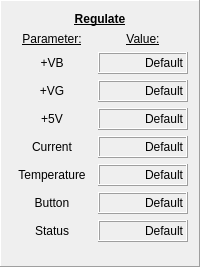
      <widget class="QFrame" name="frame_5">
       <property name="frameShape">
        <enum>QFrame::Panel</enum>
       </property>
       <property name="frameShadow">
        <enum>QFrame::Raised</enum>
       </property>
       <layout class="QVBoxLayout" name="verticalLayout_3">
        <item>
         <widget class="QLabel" name="label_25">
          <property name="text">
           <string>&lt;html&gt;&lt;head/&gt;&lt;body&gt;&lt;p align=&quot;center&quot;&gt;&lt;span style=&quot; font-weight:600; text-decoration: underline;&quot;&gt;Regulate&lt;/span&gt;&lt;/p&gt;&lt;/body&gt;&lt;/html&gt;</string>
          </property>
         </widget>
        </item>
        <item>
         <layout class="QGridLayout" name="gridLayout_3" rowstretch="3,0,0,0,0,0,0,0">
          <item row="6" column="0">
           <widget class="QLabel" name="label_37">
            <property name="sizePolicy">
             <sizepolicy hsizetype="Preferred" vsizetype="Preferred">
              <horstretch>0</horstretch>
              <verstretch>0</verstretch>
             </sizepolicy>
            </property>
            <property name="minimumSize">
             <size>
              <width>80</width>
              <height>0</height>
             </size>
            </property>
            <property name="maximumSize">
             <size>
              <width>80</width>
              <height>16777215</height>
             </size>
            </property>
            <property name="layoutDirection">
             <enum>Qt::LeftToRight</enum>
            </property>
            <property name="text">
             <string>&lt;html&gt;&lt;head/&gt;&lt;body&gt;&lt;p&gt;Button&lt;/p&gt;&lt;/body&gt;&lt;/html&gt;</string>
            </property>
            <property name="alignment">
             <set>Qt::AlignCenter</set>
            </property>
           </widget>
          </item>
          <item row="3" column="1">
           <widget class="QLabel" name="disp_5v">
            <property name="sizePolicy">
             <sizepolicy hsizetype="Preferred" vsizetype="Preferred">
              <horstretch>0</horstretch>
              <verstretch>0</verstretch>
             </sizepolicy>
            </property>
            <property name="minimumSize">
             <size>
              <width>50</width>
              <height>22</height>
             </size>
            </property>
            <property name="maximumSize">
             <size>
              <width>200</width>
              <height>16777215</height>
             </size>
            </property>
            <property name="baseSize">
             <size>
              <width>50</width>
              <height>0</height>
             </size>
            </property>
            <property name="autoFillBackground">
             <bool>false</bool>
            </property>
            <property name="frameShape">
             <enum>QFrame::Box</enum>
            </property>
            <property name="frameShadow">
             <enum>QFrame::Raised</enum>
            </property>
            <property name="lineWidth">
             <number>1</number>
            </property>
            <property name="text">
             <string>Default</string>
            </property>
            <property name="alignment">
             <set>Qt::AlignRight|Qt::AlignTrailing|Qt::AlignVCenter</set>
            </property>
           </widget>
          </item>
          <item row="5" column="0">
           <widget class="QLabel" name="label_35">
            <property name="sizePolicy">
             <sizepolicy hsizetype="Preferred" vsizetype="Preferred">
              <horstretch>0</horstretch>
              <verstretch>0</verstretch>
             </sizepolicy>
            </property>
            <property name="minimumSize">
             <size>
              <width>80</width>
              <height>0</height>
             </size>
            </property>
            <property name="maximumSize">
             <size>
              <width>80</width>
              <height>16777215</height>
             </size>
            </property>
            <property name="layoutDirection">
             <enum>Qt::LeftToRight</enum>
            </property>
            <property name="text">
             <string>&lt;html&gt;&lt;head/&gt;&lt;body&gt;&lt;p&gt;Temperature&lt;/p&gt;&lt;/body&gt;&lt;/html&gt;</string>
            </property>
            <property name="alignment">
             <set>Qt::AlignCenter</set>
            </property>
           </widget>
          </item>
          <item row="1" column="1">
           <widget class="QLabel" name="disp_vb">
            <property name="sizePolicy">
             <sizepolicy hsizetype="Preferred" vsizetype="Preferred">
              <horstretch>0</horstretch>
              <verstretch>0</verstretch>
             </sizepolicy>
            </property>
            <property name="minimumSize">
             <size>
              <width>50</width>
              <height>22</height>
             </size>
            </property>
            <property name="maximumSize">
             <size>
              <width>200</width>
              <height>16777215</height>
             </size>
            </property>
            <property name="baseSize">
             <size>
              <width>50</width>
              <height>0</height>
             </size>
            </property>
            <property name="autoFillBackground">
             <bool>false</bool>
            </property>
            <property name="frameShape">
             <enum>QFrame::Box</enum>
            </property>
            <property name="frameShadow">
             <enum>QFrame::Raised</enum>
            </property>
            <property name="lineWidth">
             <number>1</number>
            </property>
            <property name="text">
             <string>Default</string>
            </property>
            <property name="alignment">
             <set>Qt::AlignRight|Qt::AlignTrailing|Qt::AlignVCenter</set>
            </property>
           </widget>
          </item>
          <item row="4" column="0">
           <widget class="QLabel" name="label_30">
            <property name="sizePolicy">
             <sizepolicy hsizetype="Preferred" vsizetype="Preferred">
              <horstretch>0</horstretch>
              <verstretch>0</verstretch>
             </sizepolicy>
            </property>
            <property name="minimumSize">
             <size>
              <width>80</width>
              <height>0</height>
             </size>
            </property>
            <property name="maximumSize">
             <size>
              <width>80</width>
              <height>16777215</height>
             </size>
            </property>
            <property name="layoutDirection">
             <enum>Qt::LeftToRight</enum>
            </property>
            <property name="text">
             <string>&lt;html&gt;&lt;head/&gt;&lt;body&gt;&lt;p&gt;Current&lt;/p&gt;&lt;/body&gt;&lt;/html&gt;</string>
            </property>
            <property name="alignment">
             <set>Qt::AlignCenter</set>
            </property>
           </widget>
          </item>
          <item row="3" column="0">
           <widget class="QLabel" name="label_26">
            <property name="sizePolicy">
             <sizepolicy hsizetype="Preferred" vsizetype="Preferred">
              <horstretch>0</horstretch>
              <verstretch>0</verstretch>
             </sizepolicy>
            </property>
            <property name="minimumSize">
             <size>
              <width>80</width>
              <height>0</height>
             </size>
            </property>
            <property name="layoutDirection">
             <enum>Qt::LeftToRight</enum>
            </property>
            <property name="text">
             <string>&lt;html&gt;&lt;head/&gt;&lt;body&gt;&lt;p&gt;+5V&lt;/p&gt;&lt;/body&gt;&lt;/html&gt;</string>
            </property>
            <property name="alignment">
             <set>Qt::AlignCenter</set>
            </property>
           </widget>
          </item>
          <item row="1" column="0">
           <widget class="QLabel" name="label_34">
            <property name="sizePolicy">
             <sizepolicy hsizetype="Preferred" vsizetype="Preferred">
              <horstretch>0</horstretch>
              <verstretch>0</verstretch>
             </sizepolicy>
            </property>
            <property name="minimumSize">
             <size>
              <width>80</width>
              <height>0</height>
             </size>
            </property>
            <property name="maximumSize">
             <size>
              <width>80</width>
              <height>16777215</height>
             </size>
            </property>
            <property name="layoutDirection">
             <enum>Qt::LeftToRight</enum>
            </property>
            <property name="text">
             <string>&lt;html&gt;&lt;head/&gt;&lt;body&gt;&lt;p&gt;+VB&lt;/p&gt;&lt;/body&gt;&lt;/html&gt;</string>
            </property>
            <property name="alignment">
             <set>Qt::AlignCenter</set>
            </property>
           </widget>
          </item>
          <item row="7" column="1">
           <widget class="QLabel" name="disp_re_stat">
            <property name="sizePolicy">
             <sizepolicy hsizetype="Preferred" vsizetype="Preferred">
              <horstretch>0</horstretch>
              <verstretch>0</verstretch>
             </sizepolicy>
            </property>
            <property name="minimumSize">
             <size>
              <width>50</width>
              <height>22</height>
             </size>
            </property>
            <property name="maximumSize">
             <size>
              <width>200</width>
              <height>16777215</height>
             </size>
            </property>
            <property name="baseSize">
             <size>
              <width>50</width>
              <height>0</height>
             </size>
            </property>
            <property name="autoFillBackground">
             <bool>false</bool>
            </property>
            <property name="frameShape">
             <enum>QFrame::Box</enum>
            </property>
            <property name="frameShadow">
             <enum>QFrame::Raised</enum>
            </property>
            <property name="lineWidth">
             <number>1</number>
            </property>
            <property name="text">
             <string>Default</string>
            </property>
            <property name="alignment">
             <set>Qt::AlignRight|Qt::AlignTrailing|Qt::AlignVCenter</set>
            </property>
           </widget>
          </item>
          <item row="7" column="0">
           <widget class="QLabel" name="label_36">
            <property name="sizePolicy">
             <sizepolicy hsizetype="Preferred" vsizetype="Preferred">
              <horstretch>0</horstretch>
              <verstretch>0</verstretch>
             </sizepolicy>
            </property>
            <property name="minimumSize">
             <size>
              <width>80</width>
              <height>0</height>
             </size>
            </property>
            <property name="layoutDirection">
             <enum>Qt::LeftToRight</enum>
            </property>
            <property name="text">
             <string>Status</string>
            </property>
            <property name="alignment">
             <set>Qt::AlignCenter</set>
            </property>
           </widget>
          </item>
          <item row="6" column="1">
           <widget class="QLabel" name="disp_button">
            <property name="sizePolicy">
             <sizepolicy hsizetype="Preferred" vsizetype="Preferred">
              <horstretch>0</horstretch>
              <verstretch>0</verstretch>
             </sizepolicy>
            </property>
            <property name="minimumSize">
             <size>
              <width>60</width>
              <height>22</height>
             </size>
            </property>
            <property name="maximumSize">
             <size>
              <width>200</width>
              <height>16777215</height>
             </size>
            </property>
            <property name="baseSize">
             <size>
              <width>50</width>
              <height>0</height>
             </size>
            </property>
            <property name="autoFillBackground">
             <bool>false</bool>
            </property>
            <property name="frameShape">
             <enum>QFrame::Box</enum>
            </property>
            <property name="frameShadow">
             <enum>QFrame::Raised</enum>
            </property>
            <property name="lineWidth">
             <number>1</number>
            </property>
            <property name="text">
             <string>Default</string>
            </property>
            <property name="alignment">
             <set>Qt::AlignRight|Qt::AlignTrailing|Qt::AlignVCenter</set>
            </property>
           </widget>
          </item>
          <item row="5" column="1">
           <widget class="QLabel" name="disp_temp">
            <property name="sizePolicy">
             <sizepolicy hsizetype="Preferred" vsizetype="Preferred">
              <horstretch>0</horstretch>
              <verstretch>0</verstretch>
             </sizepolicy>
            </property>
            <property name="minimumSize">
             <size>
              <width>50</width>
              <height>22</height>
             </size>
            </property>
            <property name="maximumSize">
             <size>
              <width>200</width>
              <height>16777215</height>
             </size>
            </property>
            <property name="baseSize">
             <size>
              <width>50</width>
              <height>0</height>
             </size>
            </property>
            <property name="autoFillBackground">
             <bool>false</bool>
            </property>
            <property name="frameShape">
             <enum>QFrame::Box</enum>
            </property>
            <property name="frameShadow">
             <enum>QFrame::Raised</enum>
            </property>
            <property name="lineWidth">
             <number>1</number>
            </property>
            <property name="text">
             <string>Default</string>
            </property>
            <property name="alignment">
             <set>Qt::AlignRight|Qt::AlignTrailing|Qt::AlignVCenter</set>
            </property>
           </widget>
          </item>
          <item row="4" column="1">
           <widget class="QLabel" name="disp_current_batt">
            <property name="sizePolicy">
             <sizepolicy hsizetype="Preferred" vsizetype="Preferred">
              <horstretch>0</horstretch>
              <verstretch>0</verstretch>
             </sizepolicy>
            </property>
            <property name="minimumSize">
             <size>
              <width>50</width>
              <height>22</height>
             </size>
            </property>
            <property name="maximumSize">
             <size>
              <width>200</width>
              <height>16777215</height>
             </size>
            </property>
            <property name="baseSize">
             <size>
              <width>50</width>
              <height>0</height>
             </size>
            </property>
            <property name="autoFillBackground">
             <bool>false</bool>
            </property>
            <property name="frameShape">
             <enum>QFrame::Box</enum>
            </property>
            <property name="frameShadow">
             <enum>QFrame::Raised</enum>
            </property>
            <property name="lineWidth">
             <number>1</number>
            </property>
            <property name="text">
             <string>Default</string>
            </property>
            <property name="alignment">
             <set>Qt::AlignRight|Qt::AlignTrailing|Qt::AlignVCenter</set>
            </property>
           </widget>
          </item>
          <item row="2" column="0">
           <widget class="QLabel" name="label_33">
            <property name="sizePolicy">
             <sizepolicy hsizetype="Preferred" vsizetype="Preferred">
              <horstretch>0</horstretch>
              <verstretch>0</verstretch>
             </sizepolicy>
            </property>
            <property name="minimumSize">
             <size>
              <width>80</width>
              <height>0</height>
             </size>
            </property>
            <property name="layoutDirection">
             <enum>Qt::LeftToRight</enum>
            </property>
            <property name="text">
             <string>&lt;html&gt;&lt;head/&gt;&lt;body&gt;&lt;p&gt;+VG&lt;/p&gt;&lt;/body&gt;&lt;/html&gt;</string>
            </property>
            <property name="alignment">
             <set>Qt::AlignCenter</set>
            </property>
           </widget>
          </item>
          <item row="2" column="1">
           <widget class="QLabel" name="disp_vg">
            <property name="sizePolicy">
             <sizepolicy hsizetype="Preferred" vsizetype="Preferred">
              <horstretch>0</horstretch>
              <verstretch>0</verstretch>
             </sizepolicy>
            </property>
            <property name="minimumSize">
             <size>
              <width>50</width>
              <height>22</height>
             </size>
            </property>
            <property name="maximumSize">
             <size>
              <width>200</width>
              <height>16777215</height>
             </size>
            </property>
            <property name="baseSize">
             <size>
              <width>50</width>
              <height>0</height>
             </size>
            </property>
            <property name="autoFillBackground">
             <bool>false</bool>
            </property>
            <property name="frameShape">
             <enum>QFrame::Box</enum>
            </property>
            <property name="frameShadow">
             <enum>QFrame::Raised</enum>
            </property>
            <property name="lineWidth">
             <number>1</number>
            </property>
            <property name="text">
             <string>Default</string>
            </property>
            <property name="alignment">
             <set>Qt::AlignRight|Qt::AlignTrailing|Qt::AlignVCenter</set>
            </property>
           </widget>
          </item>
          <item row="0" column="1">
           <widget class="QLabel" name="label_43">
            <property name="sizePolicy">
             <sizepolicy hsizetype="Preferred" vsizetype="Preferred">
              <horstretch>0</horstretch>
              <verstretch>0</verstretch>
             </sizepolicy>
            </property>
            <property name="text">
             <string>&lt;html&gt;&lt;head/&gt;&lt;body&gt;&lt;p&gt;&lt;span style=&quot; text-decoration: underline;&quot;&gt;Value:&lt;/span&gt;&lt;/p&gt;&lt;/body&gt;&lt;/html&gt;</string>
            </property>
            <property name="alignment">
             <set>Qt::AlignCenter</set>
            </property>
           </widget>
          </item>
          <item row="0" column="0">
           <widget class="QLabel" name="label_39">
            <property name="sizePolicy">
             <sizepolicy hsizetype="Preferred" vsizetype="Preferred">
              <horstretch>0</horstretch>
              <verstretch>0</verstretch>
             </sizepolicy>
            </property>
            <property name="text">
             <string>&lt;html&gt;&lt;head/&gt;&lt;body&gt;&lt;p align=&quot;center&quot;&gt;&lt;span style=&quot; text-decoration: underline;&quot;&gt;Parameter:&lt;/span&gt;&lt;/p&gt;&lt;/body&gt;&lt;/html&gt;</string>
            </property>
           </widget>
          </item>
         </layout>
        </item>
        <item>
         <spacer name="verticalSpacer_2">
          <property name="orientation">
           <enum>Qt::Vertical</enum>
          </property>
          <property name="sizeHint" stdset="0">
           <size>
            <width>20</width>
            <height>13</height>
           </size>
          </property>
         </spacer>
        </item>
       </layout>
      </widget>
